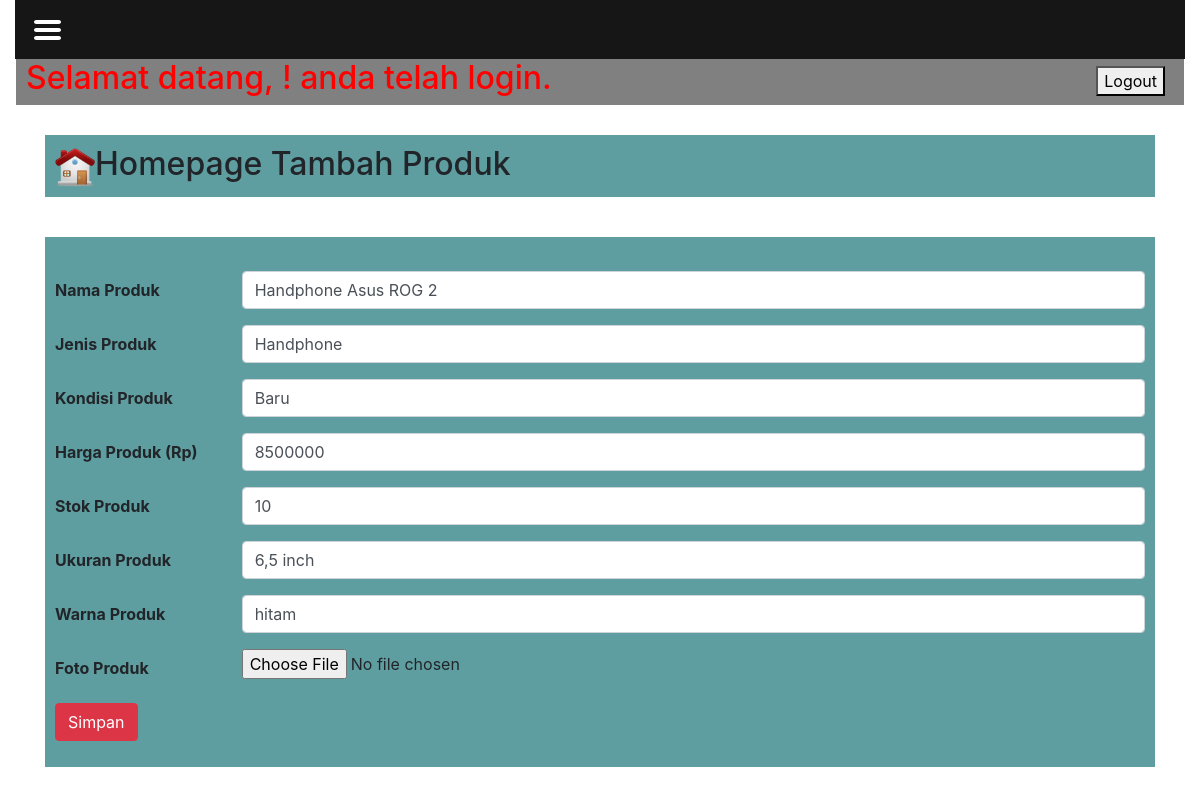
The page /admin/form_edit.php?id=13 on the database its author committed.
### tables this page shows
CREATE TABLE `barang` (
  `id` int(50) NOT NULL,
  `nama` varchar(50) NOT NULL,
  `jenis` varchar(50) NOT NULL,
  `harga` int(50) NOT NULL,
  `stok` int(11) NOT NULL,
  `kondisi` varchar(50) NOT NULL,
  `ukuran` varchar(10) NOT NULL,
  `warna` varchar(20) NOT NULL,
  `foto` varchar(300) NOT NULL
);

### admin/form_edit.php (the view, shortened to what this page needs)
<?php include('confiq.php');
$id = $_GET['id'];
$sql = "SELECT * FROM barang WHERE id=$id";
$query = mysqli_query($db, $sql);
$barang = mysqli_fetch_assoc($query);
?>
<!DOCTYPE html>
<html lang="en">
<head>
    <link rel="stylesheet" href="style.css">
    <link rel="stylesheet" href="https://stackpath.bootstrapcdn.com/bootstrap/4.4.1/css/bootstrap.min.css">
</head>
<body>
    <div class="pushmenu-push">
        <nav class="pushmenu pushmenu-left">
                <li><a href="index.php"><b>Home</a></li>
        </nav>
    <div class="container-fluid">
        <div class="main">
            <section class="buttonset">
                <div id="nav_list">Menu</div>
            </section>
            <div class="row bawah">
                <h2>Selamat datang, <?php echo $_SESSION['username']; ?>! anda telah login.</h2>
                <a href="logout.php">
                    <button type="submit">Logout</button></a>
            </div>
        </div>
    </div>
    <div class="container">
        <h2><img src="img/home.png" width="40px">Homepage Tambah Produk</h2>
        <div class="isi">
            <br>
            <form action="proses_edit.php" method="post" enctype="multipart/form-data">
                    <div class="form-group row">
                        <label for="nama" class="col-sm-2 col-form-label">Nama Produk</label>
                        <div class="col-sm-10">
                            <input type="text" class="form-control" placeholder="Likin Store" name="nama" id="nama" value="<?php echo $barang['nama'] ?>">
                        </div>
                    </div>
                    <div class="form-group row">
                        <label for="jenis" class="col-sm-2 col-form-label">Jenis Produk</label>
                        <div class="col-sm-10">
                            <input type="text" class="form-control" placeholder="Elektronika/Makanan Ringan" name="jenis" id="jenis" value="<?php echo $barang['jenis'] ?>">
                        </div>
                    </div>
                    <div class="form-group row">
                        <label for="kondisi" class="col-sm-2 col-form-label">Kondisi Produk</label>
                        <div class="col-sm-10">
                            <input type="text" class="form-control" placeholder="Baru/Bekas" name="kondisi" id="kondisi" value="<?php echo $barang['kondisi'] ?>">
                        </div>
                    </div>
                    <div class="form-group row">
                        <label for="harga" class="col-sm-2 col-form-label">Harga Produk (Rp)</label>
                        <div class="col-sm-10">
                            <input type="number" class="form-control" placeholder="Rp. xxx" name="harga"  id="harga" value="<?php echo $barang['harga'] ?>">
                        </div>
                    </div>
                    <div class="form-group row">
                        <label for="stok" class="col-sm-2 col-form-label">Stok Produk</label>
                        <div class="col-sm-10">
                            <input type="number" class="form-control" placeholder="masukan jumlah" name="stok"  id="stok" value="<?php echo $barang['stok'] ?>">
                        </div>
                    </div>
                    <div class="form-group row">
                        <label for="ukuran" class="col-sm-2 col-form-label">Ukuran Produk</label>
                        <div class="col-sm-10">
                            <input type="text" class="form-control" placeholder="Masukan Ukuran/Besar" name="ukuran"  id="ukuran" value="<?php echo $barang['ukuran'] ?>">
                        </div>
                    </div>
                    <div class="form-group row">
                        <label for="warna" class="col-sm-2 col-form-label">Warna Produk</label>
                        <div class="col-sm-10">
                            <input type="text" class="form-control" placeholder="Masukan Warna Produk" name="warna"  id="warna" value="<?php echo $barang['warna'] ?>">
                        </div>
                    </div>
                    <div class="form-group row">
                        <label for="foto" class="col-sm-2 col-form-label">Foto Produk</label>
                        <div class="col-sm-10">
                            <input type="file" class="form-control-file" name="foto"  id="foto" value="<?php echo $barang['foto'] ?>">
                        </div>
                    </div>
                    <div class="form-group row">
                        <div class="col-sm-10">
                            <button type="submit" name="simpan" class="btn btn-danger">Simpan</button>
                        </div>
                    </div>
                </form>
        </div>
    </div>
</body>
</html>

### admin/style.css (style rules this page uses)
body { margin: 0; }
.pushmenu { font-family: Arial, Helvetics, sans-serif; width: 240px; height: 100%; top: 0; z-index: 1000; position:fixed; }
.pushmenu li { border-bottom: 1px solid #eee; border-right: 1px solid #eee; padding: 0.5em 1em; list-style:none; display: block; background-color: #74fd52; color: rgb(7, 7, 7); }
.pushmenu-left { left: -240px; }
.pushmenu-push { overflow-x: hidden; position: relative; left: 0; }
.pushmenu, .pushmenu-push { -webkit-transition: all 0.3s ease; -moz-transition: all 0.3s ease; transition: all 0.3s ease; }
#nav_list { background: url(img/icon_nav.png) no-repeat left top; cursor: pointer; height: 27px; width: 33px; text-indent: -99999em; }
.buttonset { background: rgb(22, 22, 22); padding: 1em; }
.container-fluid .row { background-color: gray; color: red; padding-left: 10px; margin-left: 1px; margin-right: 1px; }
.container-fluid button { position: absolute; right: 35px; margin-top: 7px; }
.container h2 { background-color: cadetblue; text-size: 40px; margin-top: 30px; padding: 10px 10px; }
.container .isi { background-color: cadetblue; margin-top: 40px; padding: 10px 10px; }

### rows shown on the page
barang: nama "Handphone Asus ROG 2", jenis "Handphone", kondisi "Baru", harga "8500000", stok "10", ukuran "6,5 inch", warna "hitam"
